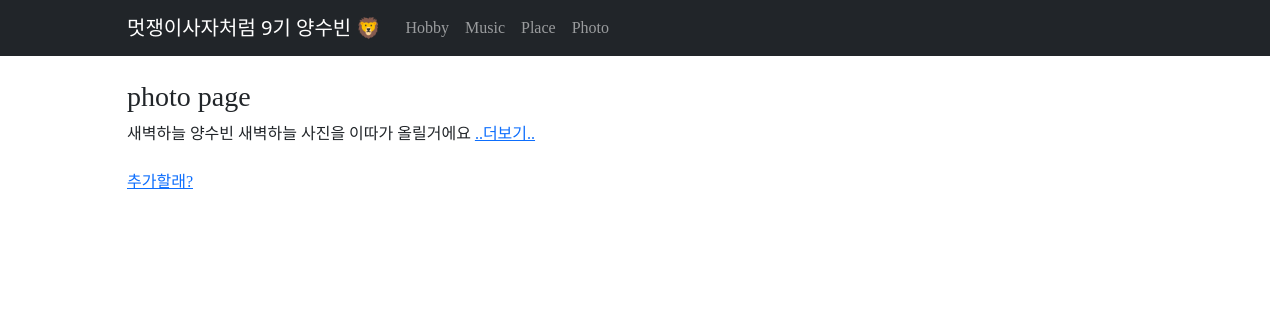
Before: /photo/ with the older database file.
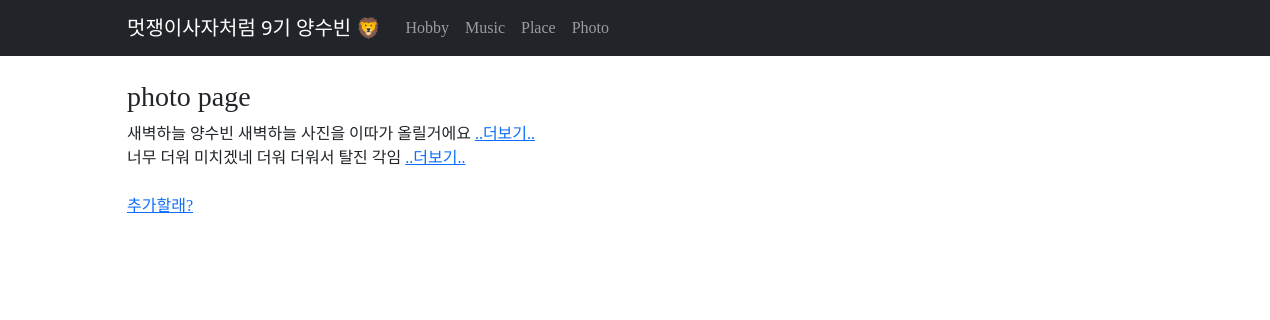
After: the same page with the newer database file.
### subin/models.py (models this page shows, shortened)
class Photo(models.Model):
    title = models.CharField(max_length=200)
    writer = models.CharField(max_length=100)
    pub_date = models.DateTimeField()
    body = models.TextField()
    def summary(self):
        return self.body[:100]

### subin/views.py (the view)
# urls.py: path('photo/', views.photo, name="photo"),
def photo(request):
    photos = Photo.objects.all()
    return render(request, "photo.html", {'photos':photos})

### subin/templates/photo.html
{% extends 'base.html' %}
{% block contents %}
<h3>photo page</h3>
{% for photo in photos %}
    {{photo.title}}
    {{photo.writer}}
    {{photo.summary}}
    <a href="{% url 'detail' photo.id %}">..더보기..</a><br>
{% endfor %}
<br>
<a href="{% url 'new' %}">추가할래?</a>
{% endblock %}

Changed rows visible on the page:
added Photo: title "너무 더워 미치겠네", writer "더워", summary "더워서 탈진 각임"
